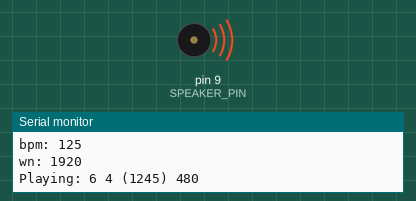
This sketch was run on a simulated Arduino Uno, built with avr-gcc and run on an emulated ATmega328P. Shown: buzzer (waves = sounding), the last lines printed to the serial monitor.

Above: at 0.2 s.
At 3.36 s:
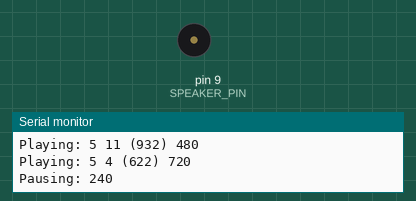
Timing chart, 0 to 5.5 s (numbered marks = the images above):
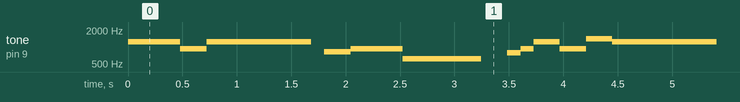

Measured:
- by itself, tone on pin 9 (SPEAKER_PIN): plays 1245 Hz for 0.48 s, 932 Hz for 0.24 s, 1245 Hz for 0.96 s, 831 Hz for 0.24 s, 932 Hz for 0.48 s, 622 Hz for 0.72 s … (261 notes in this stretch)

The sketch:

rtttl.ino
```cpp
/**
 * Plays a melody specified in a RTTTL format
 * (https://en.wikipedia.org/wiki/Ring_Tone_Transfer_Language).
 *
 */

#include "Notes.h"
#include "Melodies.h"

#define DEBUG
#define SPEAKER_PIN 9

#define OCTAVE_OFFSET 0
#define IS_DIGIT(n) (n >= '0' && n <= '9')
#define AS_DIGIT(n) (n - '0')

void setup() {
#ifdef DEBUG
  Serial.begin(9600);
#endif
}

void loop(void) {
 play_rtttl(a_team);
 delay(1000);
}

// num outside, to save some memory.
int num;
void read_number(char*& str, int* out) {
  num = 0;
  while (IS_DIGIT(*str)) {
    num = (num * 10) + AS_DIGIT(*str);
    str++;
  }

  *out = num;
}

/**
 * Reades one value from a header in the form of:
 *   d=4,o=5,b=108
 * After reading, pointer points at the first character after
 * the field read.
 *
 * str         - string pointer
 * out         - pointer to an int variable to store the output value if found
 * header_name - either 'd', 'o' or 'b'
 */
void read_header_value(char*& str, int* out, char header_name) {
  if (*str == header_name) {
    // Skip header name and '=', i.e. 'd='.
    str += 2;

    // Read digits and convert them to a number.
    int num = 0;
    read_number(str, &num);

    // Skip the character after a number, i.e. a comma.
    str++;

    if (num > 0) {
      *out = num;
    }
  }
}

void play_rtttl(char *p) {
  // Absolutely no error checking in here

  int default_dur = 4;
  int default_oct = 6;
  int bpm = 63;
  int num;
  long wholenote;
  long duration;
  byte note;
  byte scale;

  // format: d=N,o=N,b=NNN:
  // find the start (skip name, etc)

  while(*p != ':') p++;    // ignore name
  p++;                     // skip ':'

  read_header_value(p, &default_dur, 'd');
  read_header_value(p, &default_oct, 'o');
  read_header_value(p, &bpm, 'b');

  // BPM usually expresses the number of quarter notes per minute
  wholenote = (60 * 1000L / bpm) * 4;  // this is the time for whole note (in milliseconds)

 #ifdef DEBUG
  Serial.print("ddur: "); Serial.println(default_dur, 10);
  Serial.print("doct: "); Serial.println(default_oct, 10);
  Serial.print("bpm: "); Serial.println(bpm, 10);
  Serial.print("wn: "); Serial.println(wholenote, 10);
#endif

  // Play notes.
  while(*p) {
    num = 0;
    read_number(p, &num);

   // We will need to check if we are a dotted note after.
    if (num) {
      duration = wholenote / num;
    } else {
      duration = wholenote / default_dur;
    }

    // Read a note.
    note = 0;
    switch(*p) {
      case 'c': note = 1; break;
      case 'd': note = 3; break;
      case 'e': note = 5; break;
      case 'f': note = 6; break;
      case 'g': note = 8; break;
      case 'a': note = 10; break;
      case 'b': note = 12; break;
      case 'p':
      default:
        note = 0;
    }
    p++;

    // Get optional '#' sharp
    if (*p == '#') {
      note++;
      p++;
    }

    // Get optional '.' dotted note
    if (*p == '.') {
      duration += duration / 2;
      p++;
    }

    // Get scale
    if (IS_DIGIT(*p)) {
      scale = AS_DIGIT(*p);
      p++;
    } else {
      scale = default_oct;
    }

    scale += OCTAVE_OFFSET;

    // Skip comma for next note (or we may be at the end)
    if (*p == ',') {
      p++;
    }

    // Play the note
    if (note) {
#ifdef DEBUG
      Serial.print("Playing: ");
      Serial.print(scale, 10); Serial.print(' ');
      Serial.print(note, 10); Serial.print(" (");
      Serial.print(notes[(scale - 4) * 12 + note], 10);
      Serial.print(") ");
      Serial.println(duration, 10);
#endif

      tone(9, notes[(scale - 4) * 12 + note], duration);
      delay(duration);
      noTone(9);
    } else {
#ifdef DEBUG
      Serial.print("Pausing: ");
      Serial.println(duration, 10);
#endif

      delay(duration);
    }
  }
}
```

Melodies.h
```cpp
//char *indiana      = "Indiana:d=4,o=5,b=250:e,8p,8f,8g,8p,1c6,8p.,d,8p,8e,1f,p.,g,8p,8a,8b,8p,1f6,p,a,8p,8b,2c6,2d6,2e6,e,8p,8f,8g,8p,1c6,p,d6,8p,8e6,1f.6,g,8p,8g,e.6,8p,d6,8p,8g,e.6,8p,d6,8p,8g,f.6,8p,e6,8p,8d6,2c6";
//char *bond         = "Bond:d=4,o=5,b=80:32p,16c#6,32d#6,32d#6,16d#6,8d#6,16c#6,16c#6,16c#6,16c#6,32e6,32e6,16e6,8e6,16d#6,16d#6,16d#6,16c#6,32d#6,32d#6,16d#6,8d#6,16c#6,16c#6,16c#6,16c#6,32e6,32e6,16e6,8e6,16d#6,16d6,16c#6,16c#7,c.7,16g#6,16f#6,g#.6";
//char *star_wars    = "StarWars:d=4,o=5,b=45:32p,32f#,32f#,32f#,8b.,8f#.6,32e6,32d#6,32c#6,8b.6,16f#.6,32e6,32d#6,32c#6,8b.6,16f#.6,32e6,32d#6,32e6,8c#.6,32f#,32f#,32f#,8b.,8f#.6,32e6,32d#6,32c#6,8b.6,16f#.6,32e6,32d#6,32c#6,8b.6,16f#.6,32e6,32d#6,32e6,8c#6";
char *a_team       = "A-Team:d=8,o=5,b=125:4d#6,a#,2d#6,16p,g#,4a#,4d#.,p,16g,16a#,d#6,a#,f6,2d#6,16p,c#.6,16c6,16a#,g#.,2a#";
//char *smurfs       = "Smurfs:d=32,o=5,b=200:4c#6,16p,4f#6,p,16c#6,p,8d#6,p,8b,p,4g#,16p,4c#6,p,16a#,p,8f#,p,8a#,p,4g#,4p,g#,p,a#,p,b,p,c6,p,4c#6,16p,4f#6,p,16c#6,p,8d#6,p,8b,p,4g#,16p,4c#6,p,16a#,p,8b,p,8f,p,4f#";
//char *smb          = "smb:d=4,o=5,b=100:16e6,16e6,32p,8e6,16c6,8e6,8g6,8p,8g,8p,8c6,16p,8g,16p,8e,16p,8a,8b,16a#,8a,16g.,16e6,16g6,8a6,16f6,8g6,8e6,16c6,16d6,8b,16p,8c6,16p,8g,16p,8e,16p,8a,8b,16a#,8a,16g.,16e6,16g6,8a6,16f6,8g6,8e6,16c6,16d6,8b,8p,16g6,16f#6,16f6,16d#6,16p,16e6,16p,16g#,16a,16c6,16p,16a,16c6,16d6,8p,16g6,16f#6,16f6,16d#6,16p,16e6,16p,16c7,16p,16c7,16c7,p,16g6,16f#6,16f6,16d#6,16p,16e6,16p,16g#,16a,16c6,16p,16a,16c6,16d6,8p,16d#6,8p,16d6,8p,16c6";


//char *simpsons     = "The Simpsons:d=4,o=5,b=160:c.6,e6,f#6,8a6,g.6,e6,c6,8a,8f#,8f#,8f#,2g,8p,8p,8f#,8f#,8f#,8g,a#.,8c6,8c6,8c6,c6";
//char *take_on_me   = "TakeOnMe:d=4,o=4,b=160:8f#5,8f#5,8f#5,8d5,8p,8b,8p,8e5,8p,8e5,8p,8e5,8g#5,8g#5,8a5,8b5,8a5,8a5,8a5,8e5,8p,8d5,8p,8f#5,8p,8f#5,8p,8f#5,8e5,8e5,8f#5,8e5,8f#5,8f#5,8f#5,8d5,8p,8b,8p,8e5,8p,8e5,8p,8e5,8g#5,8g#5,8a5,8b5,8a5,8a5,8a5,8e5,8p,8d5,8p,8f#5,8p,8f#5,8p,8f#5,8e5,8e5";
//char *entertainer  = "Entertainer:d=4,o=5,b=140:8d,8d#,8e,c6,8e,c6,8e,2c.6,8c6,8d6,8d#6,8e6,8c6,8d6,e6,8b,d6,2c6,p,8d,8d#,8e,c6,8e,c6,8e,2c.6,8p,8a,8g,8f#,8a,8c6,e6,8d6,8c6,8a,2d6";
//char *muppets      = "Muppets:d=4,o=5,b=250:c6,c6,a,b,8a,b,g,p,c6,c6,a,8b,8a,8p,g.,p,e,e,g,f,8e,f,8c6,8c,8d,e,8e,8e,8p,8e,g,2p,c6,c6,a,b,8a,b,g,p,c6,c6,a,8b,a,g.,p,e,e,g,f,8e,f,8c6,8c,8d,e,8e,d,8d,c";
//char *xfiles       = "Xfiles:d=4,o=5,b=125:e,b,a,b,d6,2b.,1p,e,b,a,b,e6,2b.,1p,g6,f#6,e6,d6,e6,2b.,1p,g6,f#6,e6,d6,f#6,2b.,1p,e,b,a,b,d6,2b.,1p,e,b,a,b,e6,2b.,1p,e6,2b.";
//char *looney       = "Looney:d=4,o=5,b=140:32p,c6,8f6,8e6,8d6,8c6,a.,8c6,8f6,8e6,8d6,8d#6,e.6,8e6,8e6,8c6,8d6,8c6,8e6,8c6,8d6,8a,8c6,8g,8a#,8a,8f";
//char *fox_studio   = "20thCenFox:d=16,o=5,b=140:b,8p,b,b,2b,p,c6,32p,b,32p,c6,32p,b,32p,c6,32p,b,8p,b,b,b,32p,b,32p,b,32p,b,32p,b,32p,b,32p,b,32p,g#,32p,a,32p,b,8p,b,b,2b,4p,8e,8g#,8b,1c#6,8f#,8a,8c#6,1e6,8a,8c#6,8e6,1e6,8b,8g#,8a,2b";
//char *top_gun      = "TopGun:d=4,o=4,b=31:32p,16c#,16g#,16g#,32f#,32f,32f#,32f,16d#,16d#,32c#,32d#,16f,32d#,32f,16f#,32f,32c#,16f,d#,16c#,16g#,16g#,32f#,32f,32f#,32f,16d#,16d#,32c#,32d#,16f,32d#,32f,16f#,32f,32c#,g#";
//char *flinstones   = "Flinstones:d=4,o=5,b=40:32p,16f6,16a#,16a#6,32g6,16f6,16a#.,16f6,32d#6,32d6,32d6,32d#6,32f6,16a#,16c6,d6,16f6,16a#.,16a#6,32g6,16f6,16a#.,32f6,32f6,32d#6,32d6,32d6,32d#6,32f6,16a#,16c6,a#,16a6,16d.6,16a#6,32a6,32a6,32g6,32f#6,32a6,8g6,16g6,16c.6,32a6,32a6,32g6,32g6,32f6,32e6,32g6,8f6,16f6,16a#.,16a#6,32g6,16f6,16a#.,16f6,32d#6,32d6,32d6,32d#6,32f6,16a#,16c.6,32d6,32d#6,32f6,16a#,16c.6,32d6,32d#6,32f6,16a#6,16c7,8a#.6";
//char *gadget       = "Gadget:d=16,o=5,b=50:32d#,32f,32f#,32g#,a#,f#,a,f,g#,f#,32d#,32f,32f#,32g#,a#,d#6,4d6,32d#,32f,32f#,32g#,a#,f#,a,f,g#,f#,8d#";
//char *smb_under    = "smb_under:d=4,o=6,b=100:32c,32p,32c7,32p,32a5,32p,32a,32p,32a#5,32p,32a#,2p,32c,32p,32c7,32p,32a5,32p,32a,32p,32a#5,32p,32a#,2p,32f5,32p,32f,32p,32d5,32p,32d,32p,32d#5,32p,32d#,2p,32f5,32p,32f,32p,32d5,32p,32d,32p,32d#5,32p,32d#";

////char *mash         = "MASH:d=8,o=5,b=140:4a,4g,f#,g,p,f#,p,g,p,f#,p,2e.,p,f#,e,4f#,e,f#,p,e,p,4d.,p,f#,4e,d,e,p,d,p,e,p,d,p,2c#.,p,d,c#,4d,c#,d,p,e,p,4f#,p,a,p,4b,a,b,p,a,p,b,p,2a.,4p,a,b,a,4b,a,b,p,2a.,a,4f#,a,b,p,d6,p,4e.6,d6,b,p,a,p,2b";
////char *good_bad     = "GoodBad:d=4,o=5,b=56:32p,32a#,32d#6,32a#,32d#6,8a#.,16f#.,16g#.,d#,32a#,32d#6,32a#,32d#6,8a#.,16f#.,16g#.,c#6,32a#,32d#6,32a#,32d#6,8a#.,16f#.,32f.,32d#.,c#,32a#,32d#6,32a#,32d#6,8a#.,16g#.,d#";
////char *jeopardy     = "Jeopardy:d=4,o=6,b=125:c,f,c,f5,c,f,2c,c,f,c,f,a.,8g,8f,8e,8d,8c#,c,f,c,f5,c,f,2c,f.,8d,c,a#5,a5,g5,f5,p,d#,g#,d#,g#5,d#,g#,2d#,d#,g#,d#,g#,c.7,8a#,8g#,8g,8f,8e,d#,g#,d#,g#5,d#,g#,2d#,g#.,8f,d#,c#,c,p,a#5,p,g#.5,d#,g#";
////char *mahna_mahna  = "MahnaMahna:d=16,o=6,b=125:c#,c.,b5,8a#.5,8f.,4g#,a#,g.,4d#,8p,c#,c.,b5,8a#.5,8f.,g#.,8a#.,4g,8p,c#,c.,b5,8a#.5,8f.,4g#,f,g.,8d#.,f,g.,8d#.,f,8g,8d#.,f,8g,d#,8c,a#5,8d#.,8d#.,4d#,8d#.";
////char *leisure_suit = "LeisureSuit:d=16,o=6,b=56:f.5,f#.5,g.5,g#5,32a#5,f5,g#.5,a#.5,32f5,g#5,32a#5,g#5,8c#.,a#5,32c#,a5,a#.5,c#.,32a5,a#5,32c#,d#,8e,c#.,f.,f.,f.,f.,f,32e,d#,8d,a#.5,e,32f,e,32f,c#,d#.,c#";
////char *smb_death    = "smbdeath:d=4,o=5,b=90:32c6,32c6,32c6,8p,16b,16f6,16p,16f6,16f.6,16e.6,16d6,16c6,16p,16e,16p,16c";
////char *ducktales    = "ducktales:d=4,o=5,b=112:8e6,8e6,16p,16g6,8b6,g#6,p,8e6,8d6,8c6,8d6,8e6,8d6,8c6,8d6,8e6,8e6,16p,16g6,8b6,g#6,p,8e6,8d6,8c6,8d6,8e6,8d6,8c6,8g6,8e6,8e6";
////char *zelda1       = "Zelda1:d=4,o=5,b=125:a#,f.,8a#,16a#,16c6,16d6,16d#6,2f6,8p,8f6,16f.6,16f#6,16g#.6,2a#.6,16a#.6,16g#6,16f#.6,8g#.6,16f#.6,2f6,f6,8d#6,16d#6,16f6,2f#6,8f6,8d#6,8c#6,16c#6,16d#6,2f6,8d#6,8c#6,8c6,16c6,16d6,2e6,g6,8f6,16f,16f,8f,16f,16f,8f,16f,16f,8f,8f,a#,f.,8a#,16a#,16c6,16d6,16d#6,2f6,8p,8f6,16f.6,16f#6,16g#.6,2a#.6,c#7,c7,2a6,f6,2f#.6,a#6,a6,2f6,f6,2f#.6,a#6,a6,2f6,d6,2d#.6,f#6,f6,2c#6,a#,c6,16d6,2e6,g6,8f6,16f,16f,8f,16f,16f,8f,16f,16f,8f,8f";
////char *smario2      = "smario2:d=4,o=5,b=125:8g,16c,8e,8g.,16c,8e,16g,16c,16e,16g,8b,a,8p,16c,8g,16c,8e,8g.,16c,8e,16g,16c#,16e,16g,8b,a,8p,16b,8c6,16b,8c6,8a.,16c6,8b,16a,8g,16f#,8g,8e.,16c,8d,16e,8f,16e,8f,8b.4,16e,8d.,c";
////char *smb3lvl1     = "smb3lvl1:d=4,o=5,b=80:16g,32c,16g.,16a,32c,16a.,16b,32c,16b,16a.,32g#,16a.,16g,32c,16g.,16a,32c,16a,4b.,32p,16c6,32f,16c.6,16d6,32f,16d.6,16e6,32f,16e6,16d.6,32c#6,16d.6,16c6,32f,16c.6,16d6,32f,16d6,4e.6,32p,16g,32c,16g.,16a,32c,16a.,16b,32c,16b,16a.,32g#,16a.,16c6,8c.6,32p,16c6,4c.6";
////char *shinobi      = "shinobi:d=4,o=5,b=140:b,f#6,d6,b,g,f#,e,2f#.,a,1f#,p,b,f#6,d6,b,g,f#,e,1f#.,8a,1b.,8a,1f#.,8a,1b.,8a,1f#.";
////char *outrun_magic = "outrun_magic:d=4,o=5,b=160:f6,d#6,8g#.6,f6,d#6,8c#.6,d#6,c6,2g#.,c#6,c6,8d#.6,c#6,c6,8f.,a#,16c.6,1a#,f6,d#6,8g#.6,f6,d#6,8c#.6,d#6,c6,2g#.,c#6,c6,8d#.6,c#6,c6,16f.,16g#.,c6,2a#.";
////char *popeye       = "Popeye:d=4,o=5,b=140:16g.,16f.,16g.,16p,32p,16c.,16p,32p,16c.,16p,32p,16e.,16d.,16c.,16d.,16e.,16f.,g,8p,16a,16f,16a,16c6,16b,16a,16g,16a,16g,8e,16g,16g,16g,16g,8a,16b,32c6,32b,32c6,32b,32c6,32b,8c6";
////char *wonderboy    = "Wonderboy:d=4,o=5,b=225:f6,d6,f6,8d6,f6,32p,8f6,d6,f6,d6,e6,c6,e6,8c6,e6,32p,8e6,c6,e6,c6";
////char *smwwd1       = "smwwd1:d=4,o=5,b=125:a,8f.,16c,16d,16f,16p,f,16d,16c,16p,16f,16p,16f,16p,8c6,8a.,g,16c,a,8f.,16c,16d,16f,16p,f,16d,16c,16p,16f,16p,16a#,16a,16g,2f,16p,8a.,8f.,8c,8a.,f,16g#,16f,16c,16p,8g#.,2g,8a.,8f.,8c,8a.,f,16g#,16f,8c,2c6";
////char *dkong        = "dkong:d=4,o=5,b=160:2c,8d.,d#.,c.,16b,16c6,16b,16c6,16b,16c6,16b,16c6,16b,16c6,16b,16c6,16b,2c6";

//char *axelf            = "axelf:d=4,o=5,b=160:f#,8a.,8f#,16f#,8a#,8f#,8e,f#,8c.6,8f#,16f#,8d6,8c#6,8a,8f#,8c#6,8f#6,16f#,8e,16e,8c#,8g#,f#.";
//char *barbie_girl      = "Barbie girl:d=4,o=5,b=125:8g#,8e,8g#,8c#6,a,p,8f#,8d#,8f#,8b,g#,8f#,8e,p,8e,8c#,f#,c#,p,8f#,8e,g#,f#";
//char *coca_cola        = "Coca-cola:d=4,o=5,b=125:8f#6,8f#6,8f#6,8f#6,g6,8f#6,e6,8e6,8a6,f#6,d6,2p";
//char *macarena         = "Macarena:d=4,o=5,b=180:f,8f,8f,f,8f,8f,8f,8f,8f,8f,8f,8a,8c,8c,f,8f,8f,f,8f,8f,8f,8f,8f,8f,8d,8c,p,f,8f,8f,f,8f,8f,8f,8f,8f,8f,8f,8a,p,2c.6,a,8c6,8a,8f,p,2p";
```

Notes.h
```cpp
#define NOTE_B0  31
#define NOTE_C1  33
#define NOTE_CS1 35
#define NOTE_D1  37
#define NOTE_DS1 39
#define NOTE_E1  41
#define NOTE_F1  44
#define NOTE_FS1 46
#define NOTE_G1  49
#define NOTE_GS1 52
#define NOTE_A1  55
#define NOTE_AS1 58
#define NOTE_B1  62
#define NOTE_C2  65
#define NOTE_CS2 69
#define NOTE_D2  73
#define NOTE_DS2 78
#define NOTE_E2  82
#define NOTE_F2  87
#define NOTE_FS2 93
#define NOTE_G2  98
#define NOTE_GS2 104
#define NOTE_A2  110
#define NOTE_AS2 117
#define NOTE_B2  123
#define NOTE_C3  131
#define NOTE_CS3 139
#define NOTE_D3  147
#define NOTE_DS3 156
#define NOTE_E3  165
#define NOTE_F3  175
#define NOTE_FS3 185
#define NOTE_G3  196
#define NOTE_GS3 208
#define NOTE_A3  220
#define NOTE_AS3 233
#define NOTE_B3  247
#define NOTE_C4  262
#define NOTE_CS4 277
#define NOTE_D4  294
#define NOTE_DS4 311
#define NOTE_E4  330
#define NOTE_F4  349
#define NOTE_FS4 370
#define NOTE_G4  392
#define NOTE_GS4 415
#define NOTE_A4  440
#define NOTE_AS4 466
#define NOTE_B4  494
#define NOTE_C5  523
#define NOTE_CS5 554
#define NOTE_D5  587
#define NOTE_DS5 622
#define NOTE_E5  659
#define NOTE_F5  698
#define NOTE_FS5 740
#define NOTE_G5  784
#define NOTE_GS5 831
#define NOTE_A5  880
#define NOTE_AS5 932
#define NOTE_B5  988
#define NOTE_C6  1047
#define NOTE_CS6 1109
#define NOTE_D6  1175
#define NOTE_DS6 1245
#define NOTE_E6  1319
#define NOTE_F6  1397
#define NOTE_FS6 1480
#define NOTE_G6  1568
#define NOTE_GS6 1661
#define NOTE_A6  1760
#define NOTE_AS6 1865
#define NOTE_B6  1976
#define NOTE_C7  2093
#define NOTE_CS7 2217
#define NOTE_D7  2349
#define NOTE_DS7 2489
#define NOTE_E7  2637
#define NOTE_F7  2794
#define NOTE_FS7 2960
#define NOTE_G7  3136
#define NOTE_GS7 3322
#define NOTE_A7  3520
#define NOTE_AS7 3729
#define NOTE_B7  3951
#define NOTE_C8  4186
#define NOTE_CS8 4435
#define NOTE_D8  4699
#define NOTE_DS8 4978

int notes[] = { 0,
NOTE_C4, NOTE_CS4, NOTE_D4, NOTE_DS4, NOTE_E4, NOTE_F4, NOTE_FS4, NOTE_G4, NOTE_GS4, NOTE_A4, NOTE_AS4, NOTE_B4,
NOTE_C5, NOTE_CS5, NOTE_D5, NOTE_DS5, NOTE_E5, NOTE_F5, NOTE_FS5, NOTE_G5, NOTE_GS5, NOTE_A5, NOTE_AS5, NOTE_B5,
NOTE_C6, NOTE_CS6, NOTE_D6, NOTE_DS6, NOTE_E6, NOTE_F6, NOTE_FS6, NOTE_G6, NOTE_GS6, NOTE_A6, NOTE_AS6, NOTE_B6,
NOTE_C7, NOTE_CS7, NOTE_D7, NOTE_DS7, NOTE_E7, NOTE_F7, NOTE_FS7, NOTE_G7, NOTE_GS7, NOTE_A7, NOTE_AS7, NOTE_B7
};
```
